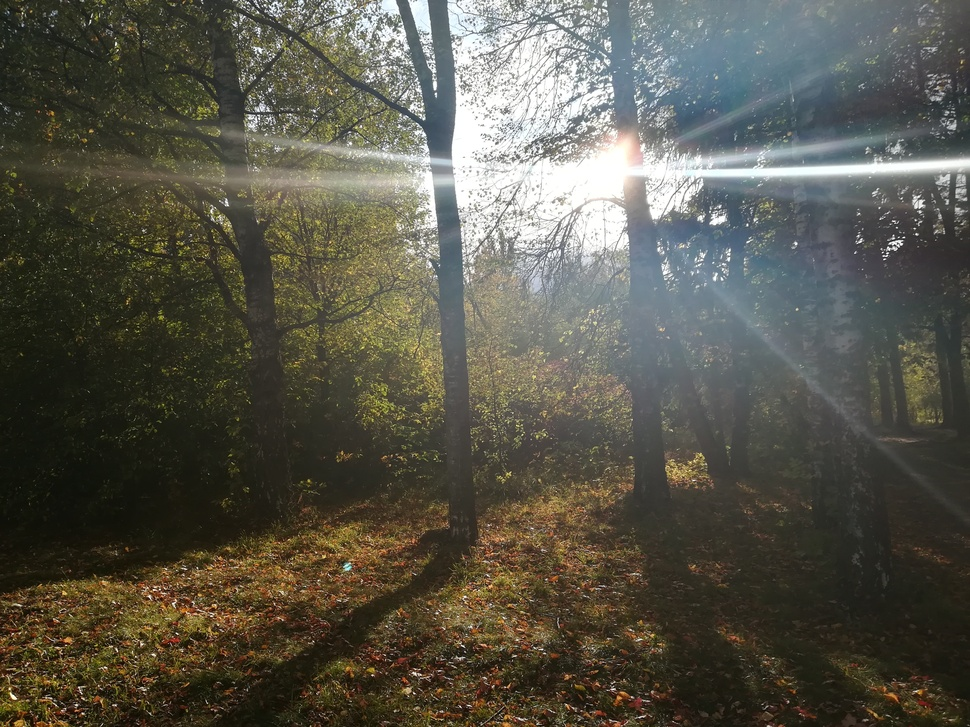
%> input picture 3/SummerSun.jpg, 970 x 727 px, shrunk from 3968 x 2976 before the run
$ octave N1.m   (GNU Octave 9; MATLAB toolbox functions it lacks are replaced by stand-ins)
%> lines starting %> are read from the running program, lines starting %| are printed output that depends on the picture
%> further down, I is the input picture: size 727x970x3 uint8; mean R, G, B 87.8, 85.6, 73.9
### 3/im2rgb.m
function [R, G, B] = im2rgb(I)
R = I; R(:,:,2)=0; R(:,:,3)=0;
G = I; G(:,:,1)=0; G(:,:,3)=0;
%> after `G(:,:,3)=0`:
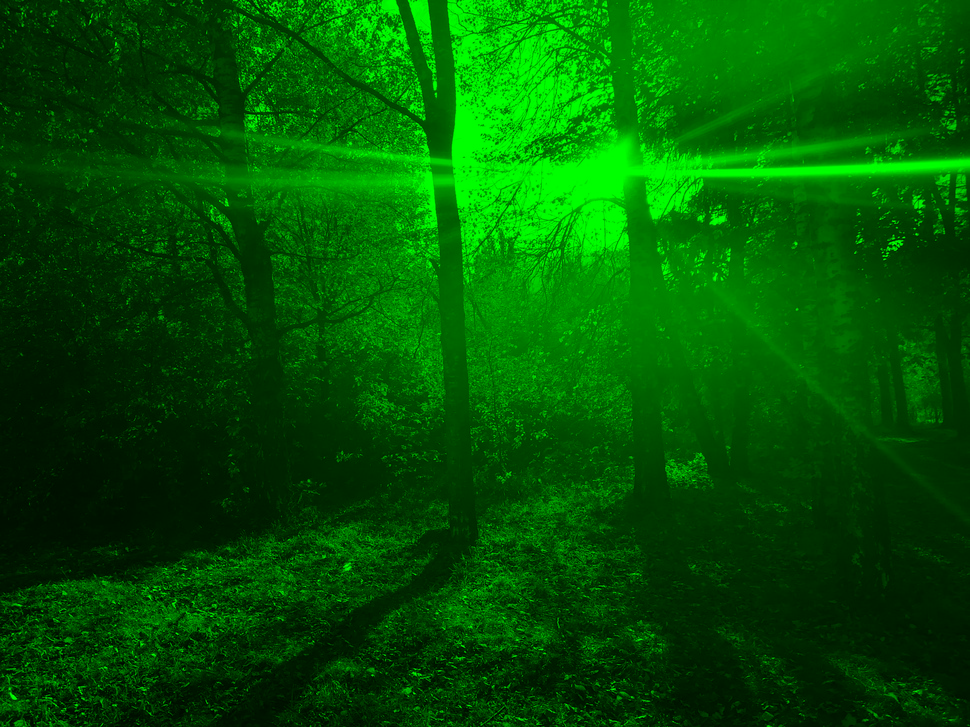
%> G: size 727x970x3 uint8; mean R, G, B 0, 85.6, 0
B = I; B(:,:,1)=0; B(:,:,2)=0;
end

### 3/rgb2im.m
function res = rgb2im(R,G,B)
res = R+G+B;
end

### 3/N1.m
 I=imread('SummerSun.jpg');
 close all
 imshow(I);

% Задачи:
% Добавить красного
% Увеличить яркость тёмных объектов
% Повыстить резкость тёмных объектов

[R, G, B]=im2rgb(I);
Y = rgb2gray(I);

% сохранение исходных цветов
R1=R;
G1=G;
B1=B;


figure
imshow(R)

% красный в негатив
R=imadjust(R,[0 1] , [1 0], 1);
figure
imshow(R)

% повышение резкости
h=[0 1 0; 1 -4 1; 0 1 0];
R=R-imfilter(R,h);
figure
imshow(R)

% повышение яркости негатива, уменьшение яркости красного
R=imadjust(R,[0 1] , [0 1], 0.3);
figure
imshow(R)

% возвращение в позитив
R=imadjust(R,[0 1] , [1 0], 1);
figure
imshow(R)

% увеличение яркости красного
R=imadjust(R,[0 1] , [0 1], 0.7);
figure
imshow(R)

R=(R+R1);
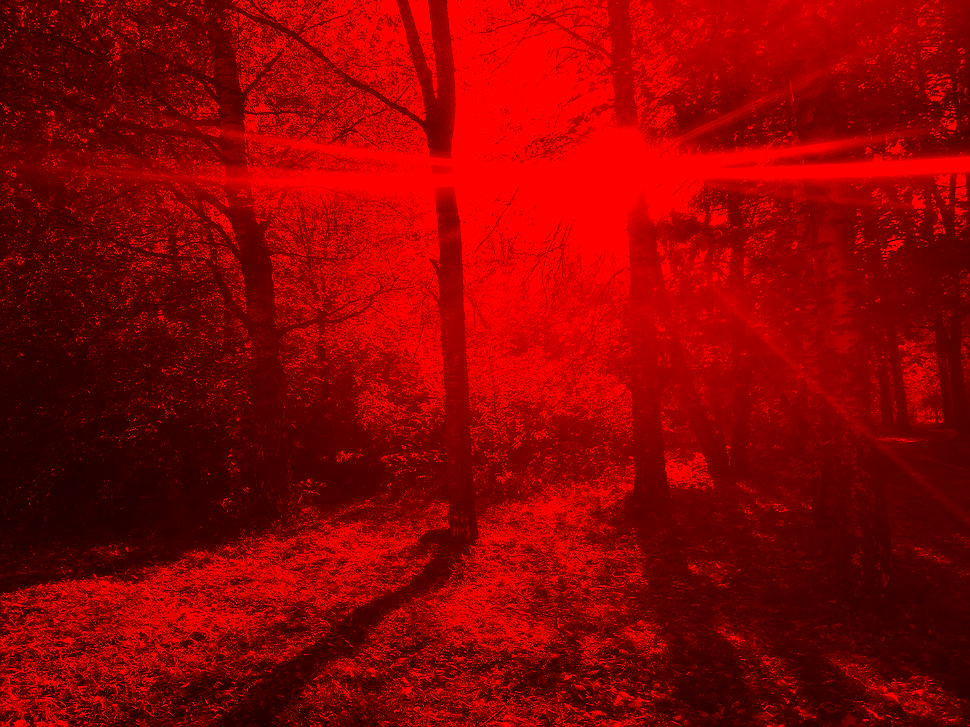
%> R: size 727x970x3 uint8; mean R, G, B 141.3, 0, 0

% повышение яркости синего и зелёного
B=imadjust(B,[0 1] , [0 1], 0.8);
G=imadjust(G,[0 1] , [0 1], 0.6);
figure
I = rgb2im(R,G,B);
imshow(I);

% пробное повышение резкости
h=[0 1 0; 1 -4 1; 0 1 0];
R1=R-imfilter(R,h);
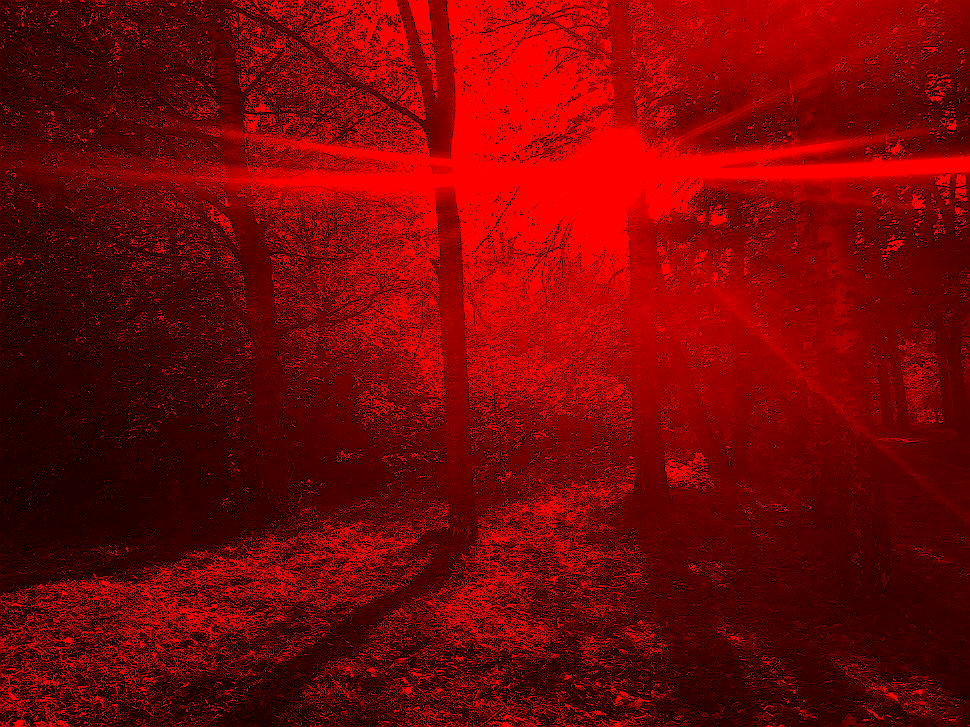
%> R1: size 727x970x3 uint8; mean R, G, B 117.1, 0, 0
G1=G-imfilter(G,h);
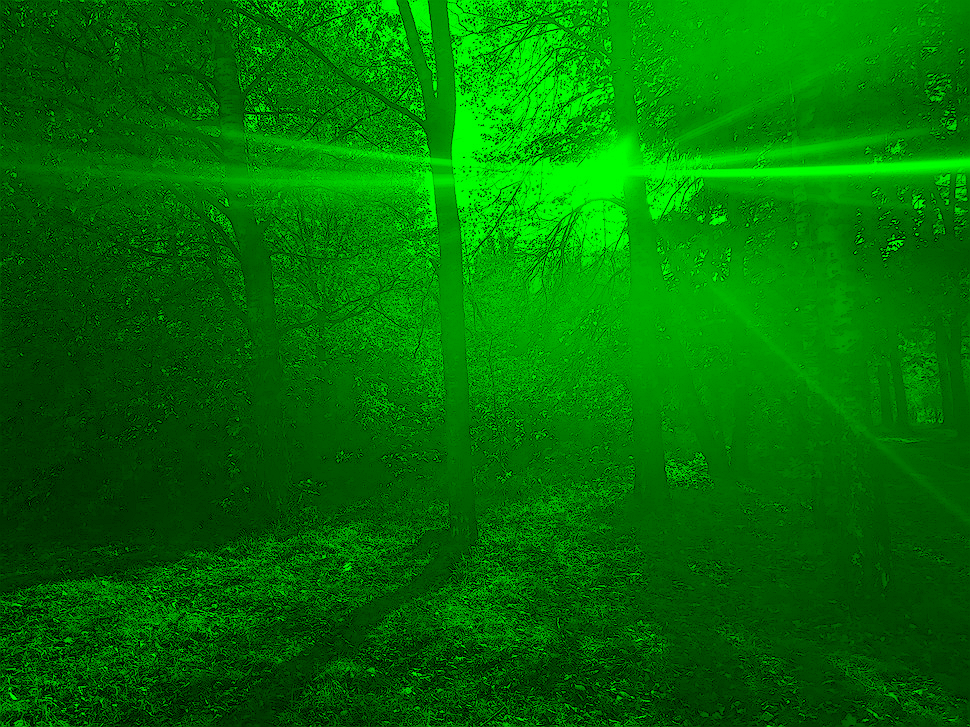
%> G1: size 727x970x3 uint8; mean R, G, B 0, 113.7, 0
B1=B-imfilter(B,h);
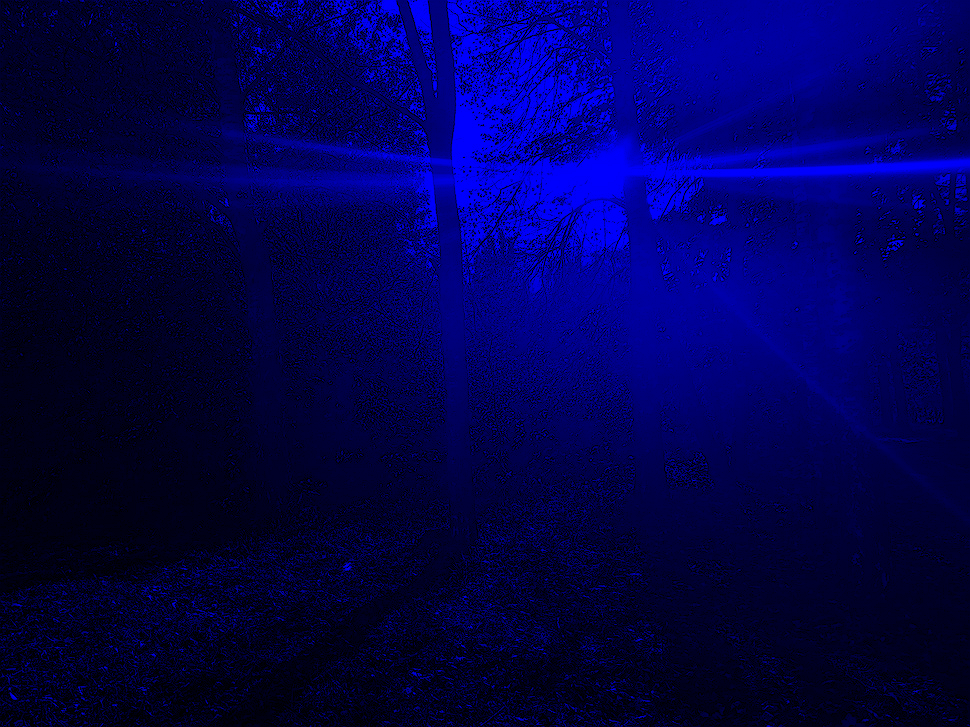
%> B1: size 727x970x3 uint8; mean R, G, B 0, 0, 79.2
J = rgb2im(R1,G1,B1);
%> in rgb2im (call 2), `res = R+G+B;`:
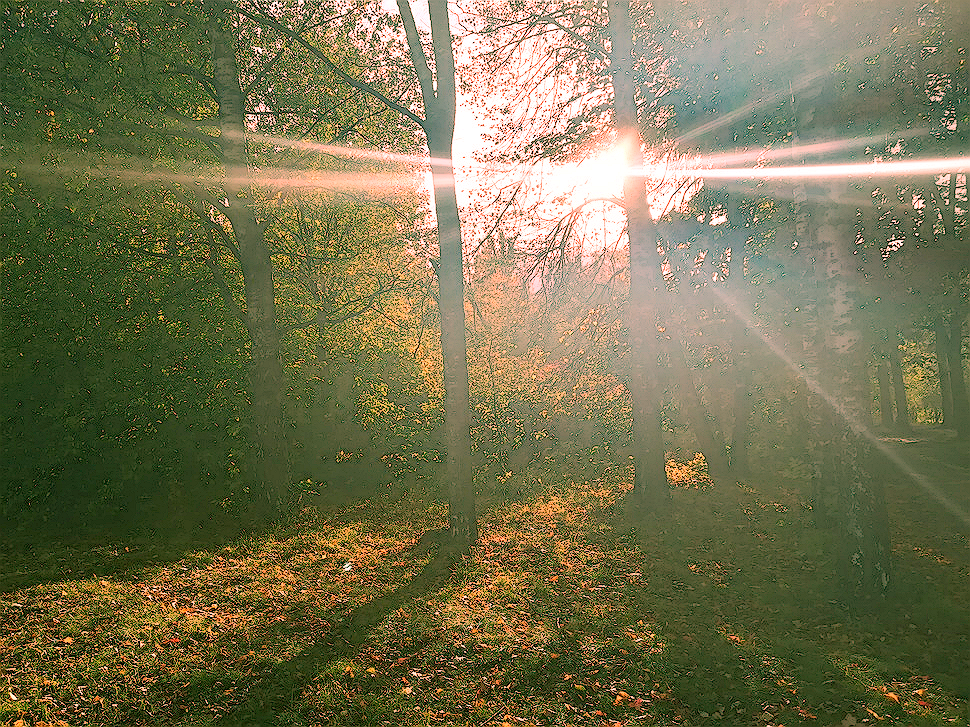
%> res: size 727x970x3 uint8; mean R, G, B 117.1, 113.7, 79.2
figure
imshow(J);

% повышение резкости тёмных контуров (исходя из результата)
h=[0 1 0; 1 -4.2 1; 0 1 0];
R=R-imfilter(R,h);
G=G-imfilter(G,h);
B=B-imfilter(B,h);
I = rgb2im(R,G,B);
figure
imshow(I);
